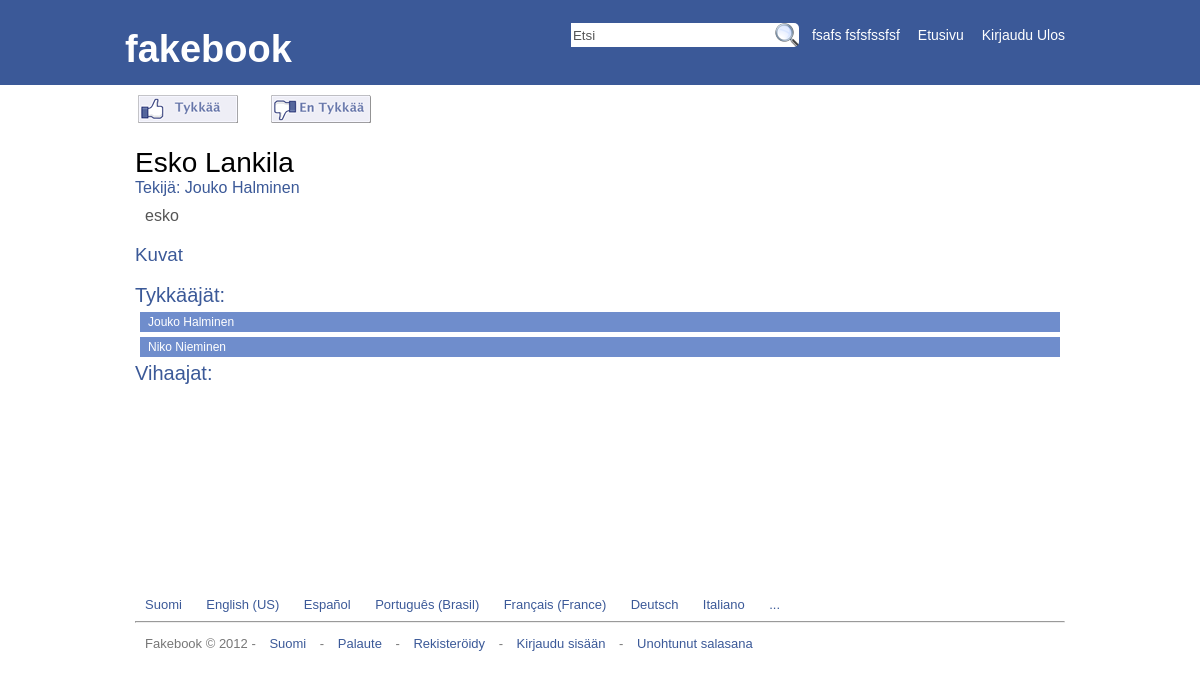
Screenshot of /yhteiso.php?show=7 (signed in) with the database file from the repository.
### tables this page shows
CREATE TABLE `fakebook_yhteisot` (
  `yhteisoid` int(11) NOT NULL AUTO_INCREMENT,
  `yhteisonimi` varchar(128) NOT NULL,
  `tekijaen` varchar(64) NOT NULL,
  `tekijasn` varchar(64) NOT NULL,
  `kuvaus` varchar(4096) NOT NULL,
  PRIMARY KEY (`yhteisoid`),
  UNIQUE KEY `yhteisonimi` (`yhteisonimi`)
);

CREATE TABLE `fakebook_users` (
  `id` int(11) NOT NULL AUTO_INCREMENT,
  `sposti` varchar(36) NOT NULL,
  `password` varchar(64) NOT NULL,
  `etunimi` varchar(64) NOT NULL,
  `sukunimi` varchar(84) NOT NULL,
  `syntymapaiva` varchar(2) NOT NULL,
  `syntymakuukausi` varchar(12) NOT NULL,
  `syntymavuosi` varchar(4) NOT NULL,
  `sukupuoli` varchar(6) NOT NULL,
  `ilme` varchar(4096) NOT NULL,
  PRIMARY KEY (`id`),
  UNIQUE KEY `sposti` (`sposti`)
);

### yhteiso.php (the view, shortened to what this page needs)
            	<?php include('navbar.php');
 ?>
            </div>
        </div>
    </div>
	<div id="contentwrap">
		<div id="content">
			<?php if(!isset($_GET['show'])){
			}
			 else {
	$nayta = $_GET['show'];
	$myid = $_SESSION['id'];
	 $mysli = "SELECT id, kohdeid, tykkaajaid, tyyppi FROM yhteisotykkaykset WHERE kohdeid = '$nayta' AND tykkaajaid = '$myid';";
$mysqli= mysql_query($mysli)
    or die("Kyselyssä tapahtui virhe.: " . mysql_error());
	$num_rows = mysql_num_rows($mysqli);
			 	if($num_rows == 0) { 	echo "<h4 style='margin-bottom: 20px;'><a style='padding: 3px; margin-bottom: 20px;' href='littipeukku-y.php?yhteiso=$nayta'><img src='images/fakebook-tykkaa.png' alt='tykkaa' /></a>";
				echo "&nbsp;&nbsp;&nbsp;&nbsp;&nbsp;&nbsp;<a style='padding: 3px; margin-bottom: 20px;' href='littirage-y.php?yhteiso=$nayta'><img src='images/fakebook-entykkaa.png' alt='entykkaa' /></a><h4>";
}
			 $sekvenssi = "SELECT * FROM fakebook_yhteisot WHERE yhteisoid = '$nayta';";
$resultt = mysql_query($sekvenssi)
    or die("Kyselyssä tapahtui virhe.: " . mysql_error());
while ($rivi = mysql_fetch_array ($resultt)) {
			 $nimi = $rivi['yhteisonimi'];
			 $tekijaen = $rivi['tekijaen'];
			 $tekijasn = $rivi['tekijasn'];
			 $kuvaus = $rivi['kuvaus'];
			 		echo "<h2 style='font-size: 28px; margin: 0;'>$nimi</h2>";
			 		echo "<h4>Tekijä: $tekijaen $tekijasn</h4>";
					echo "<p style='margin: 10px;'>$kuvaus</p>";
			 }
			echo "<h3><a href='yhteiso-nayta-kuvat.php?show=$nayta'>Kuvat</a></h3>";
			echo "<h4 style='font-size: 20px; margin: 0;'>Tykkääjät:</h4>";
			$mysli = "SELECT id, kohdeid, tykkaajaid FROM yhteisotykkaykset WHERE kohdeid = '$nayta' AND tyyppi = 'p';";
$mysqli= mysql_query($mysli)
    or die("Kyselyssä tapahtui virhe.: " . mysql_error());
while ($drow = mysql_fetch_array ($mysqli)) {
		$mikaviesti = $drow['tykkaajaid'];
			$my = "SELECT * FROM fakebook_users WHERE id = '$mikaviesti';";
                    $myqli= mysql_query($my)
                        or die("Kyselyssä tapahtui virhe.: " . mysql_error());
                    while ($srow = mysql_fetch_array ($myqli)) {
					$etunimi = $srow['etunimi'];
                    $sukunimi = $srow['sukunimi'];
					echo "<div style='margin: 5px;padding: 3px; background-color: #6f8dcc; color: #fff; font-size: 12px;'><a style='color: #fff; font-size: 12px; margin: 5px;' href='profile.php?show=$mikaviesti'>$etunimi $sukunimi</a></div>";
	}
}
echo "<h4 style='font-size: 20px; margin: 0;'>Vihaajat:</h4>";
			}
			?>
		</div>
	</div>

### fakebook-styles.css (style rules this page uses)
body { margin: 0; background-color: #fff; font-family: tahoma, "ta homa", "Lucida Grande", Georgia, Arial, Helvetica; }
#container { width: 100%; min-height: 690px; }
#headerwrap { background-color: #3b5998; height: 85px; width:100%; }
#header { margin: auto; width: 950px; height: 85px; padding: 0; }
#headerotsikko { float: left; width: 350px; height: 57px; padding: 28px 0 0 0; }
#headerotsikko h1 { color: #ffffff; margin: 0; font-size: 38px; font-weight: bold; }
#headerotsikko a { color: #ffffff; text-decoration: none; margin: 0; font-size: 38px; font-weight: bold; }
#headerlogin { float: right; width: 600px; height: 75px; color: #ffffff; font-size: 11px; font-weight: normal; padding-top: 10px; }
#footerwrap { min-height: 80px; width: 100%; clear: both; }
#footer { width: 930px; min-height: 60px; padding: 10px; margin: auto; }
#footer p { color: #3b5998; margin: 0; }
#contentwrap { width: 100%; min-height: 500px; }
#content { width: 930px; min-height: 480px; margin: auto; padding: 10px; }
#content h2 { font-weight: normal; font-size: 20px; }
#content h4 { color: #3b5998; margin: 0; font-weight: normal; }
#content a { color: #3b5998; margin: 0; font-weight: normal; text-decoration: none; }
#content p { color: #555; margin: 0; font-weight: normal; }
#content img { border: none; }

### rows the page displays
fakebook_yhteisot: yhteisonimi "Esko Lankila", tekijaen "Jouko", tekijasn "Halminen", kuvaus "esko"
fakebook_users: etunimi "Jouko", sukunimi "Halminen"
fakebook_users: etunimi "Niko", sukunimi "Nieminen"

### other values shown
$_SESSION['etunimi'] "fsafs"
$_SESSION['sukunimi'] "fsfsfssfsf"
